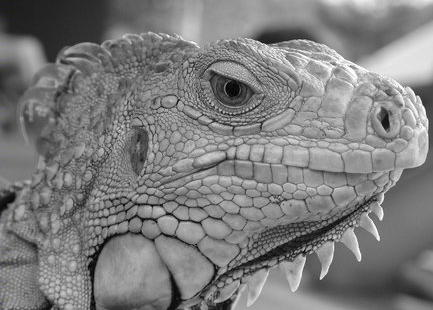
#> input picture hw2_release/iguana.png, 433 x 310 px
$ python test.py
#> lines starting #> are read from the running program, lines starting #| are printed output that depends on the picture; after the words box and inside, x2 and y2 are one past the last pixel; in counts of white or black regions, pixels touching at a corner belong together
#!/usr/bin/env python
# -*- coding: utf-8 -*-
# @File  : test.py
# @Author: Xiong
# @Date  : 2018/7/15
# @Desc  :

# -*- coding: utf-8 -*-
"""
Created on Thu Dec  7 21:12:41 2017

@author: L.P.S
"""

import matplotlib.pyplot as plt
import numpy as np
import math

img = plt.imread('iguana.png')
#> img is the input picture: shape (310, 433, 4) float32; mean R, G, B, A 0.492, 0.492, 0.492, 1
plt.imshow(img)

sigma1 = sigma2 = 1
sum = 0

gaussian = np.zeros([5, 5])
for i in range(5):
    for j in range(5):
        gaussian[i, j] = math.exp(-1 / 2 * (np.square(i - 3) / np.square(sigma1)  # 生成二维高斯分布矩阵
                                            + (np.square(j - 3) / np.square(sigma2)))) / (2 * math.pi * sigma1 * sigma2)
        sum = sum + gaussian[i, j]

gaussian = gaussian / sum


# print(gaussian)

def rgb2gray(rgb):
    return np.dot(rgb[..., :3], [0.299, 0.587, 0.114])


# step1.高斯滤波
gray = rgb2gray(img)
W, H = gray.shape
#> W = 310; H = 433
new_gray = np.zeros([W - 5, H - 5])
for i in range(W - 5):
    for j in range(H - 5):
        new_gray[i, j] = np.sum(gray[i:i + 5, j:j + 5] * gaussian)  # 与高斯矩阵卷积实现滤波
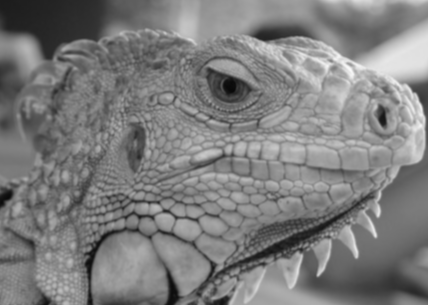
#> new_gray: shape (305, 428) float64; min 0.0339, max 0.98, mean 0.493

# plt.imshow(new_gray, cmap="gray")


# step2.增强 通过求梯度幅值
W1, H1 = new_gray.shape
#> W1 = 305; H1 = 428
dx = np.zeros([W1 - 1, H1 - 1])
dy = np.zeros([W1 - 1, H1 - 1])
d = np.zeros([W1 - 1, H1 - 1])
for i in range(W1 - 1):
    for j in range(H1 - 1):
        dx[i, j] = new_gray[i, j + 1] - new_gray[i, j]
        dy[i, j] = new_gray[i + 1, j] - new_gray[i, j]
        d[i, j] = np.sqrt(np.square(dx[i, j]) + np.square(dy[i, j]))  # 图像梯度幅值作为图像强度值
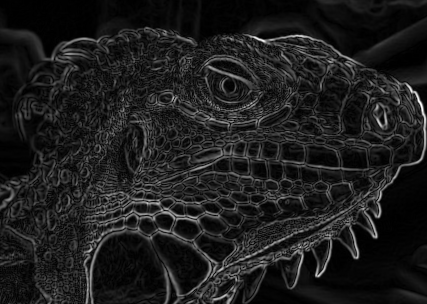
#> d: shape (304, 427) float64; min 0, max 0.271, mean 0.0318; drawn with min black and max white
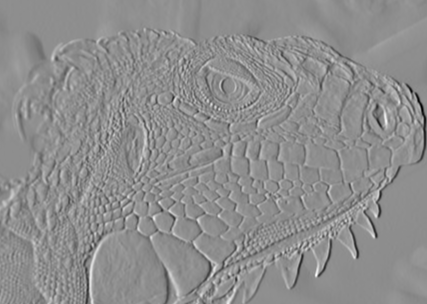
#> dx: shape (304, 427) float64; min -0.267, max 0.212, mean 0.000234; drawn with min black and max white
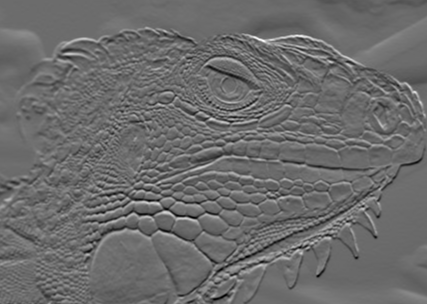
#> dy: shape (304, 427) float64; min -0.187, max 0.254, mean -0.00015; drawn with min black and max white

# plt.imshow(d, cmap="gray")


# setp3.非极大值抑制 NMS
W2, H2 = d.shape
#> W2 = 304; H2 = 427
NMS = np.copy(d)
NMS[0, :] = NMS[W2 - 1, :] = NMS[:, 0] = NMS[:, H2 - 1] = 0
#> NMS: shape (304, 427) float64; 1.12% of pixels changed, all inside (x1, y1, x2, y2) = (0, 0, 427, 304)
for i in range(1, W2 - 1):
    for j in range(1, H2 - 1):

        if d[i, j] == 0:
            NMS[i, j] = 0
        else:
            gradX = dx[i, j]
            gradY = dy[i, j]
            gradTemp = d[i, j]

            # 如果Y方向幅度值较大
            if np.abs(gradY) > np.abs(gradX):
                weight = np.abs(gradX) / np.abs(gradY)
                grad2 = d[i - 1, j]
                grad4 = d[i + 1, j]
                # 如果x,y方向梯度符号相同
                if gradX * gradY > 0:
                    grad1 = d[i - 1, j - 1]
                    grad3 = d[i + 1, j + 1]
                # 如果x,y方向梯度符号相反
                else:
                    grad1 = d[i - 1, j + 1]
                    grad3 = d[i + 1, j - 1]

            # 如果X方向幅度值较大
            else:
                weight = np.abs(gradY) / np.abs(gradX)
                grad2 = d[i, j - 1]
                grad4 = d[i, j + 1]
                # 如果x,y方向梯度符号相同
                if gradX * gradY > 0:
                    grad1 = d[i + 1, j - 1]
                    grad3 = d[i - 1, j + 1]
                # 如果x,y方向梯度符号相反
                else:
                    grad1 = d[i - 1, j - 1]
                    grad3 = d[i + 1, j + 1]

            gradTemp1 = weight * grad1 + (1 - weight) * grad2
            gradTemp2 = weight * grad3 + (1 - weight) * grad4
            if gradTemp >= gradTemp1 and gradTemp >= gradTemp2:
                NMS[i, j] = gradTemp
            else:
                NMS[i, j] = 0
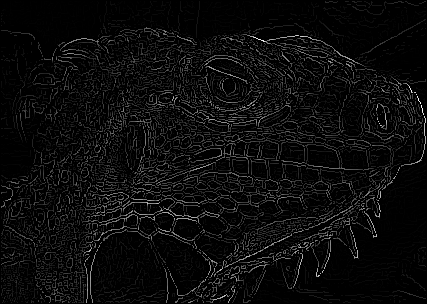
#> NMS: shape (304, 427) float64; min 0, max 0.271, mean 0.0129; drawn with min black and max white

# plt.imshow(NMS, cmap = "gray")


# step4. 双阈值算法检测、连接边缘
W3, H3 = NMS.shape
#> W3 = 304; H3 = 427
DT = np.zeros([W3, H3])
# 定义高低阈值
TL = 0.2 * np.max(NMS)
#> TL = 0.0542
TH = 0.3 * np.max(NMS)
#> TH = 0.0813
for i in range(1, W3 - 1):
    for j in range(1, H3 - 1):
        if (NMS[i, j] < TL):
            DT[i, j] = 0
        elif (NMS[i, j] > TH):
            DT[i, j] = 1
        elif ((NMS[i - 1, j - 1:j + 1] < TH).any() or (NMS[i + 1, j - 1:j + 1]).any()
              or (NMS[i, [j - 1, j + 1]] < TH).any()):
            DT[i, j] = 1
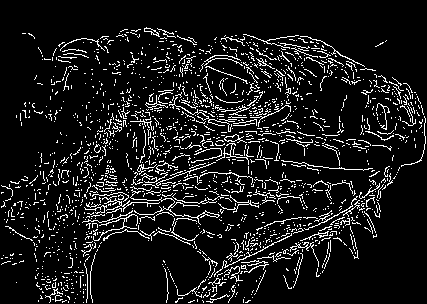
#> DT: shape (304, 427) float64; values 0 (black) and 1 (white), 9.9% white in thin lines or dots

plt.imshow(DT, cmap="gray")
